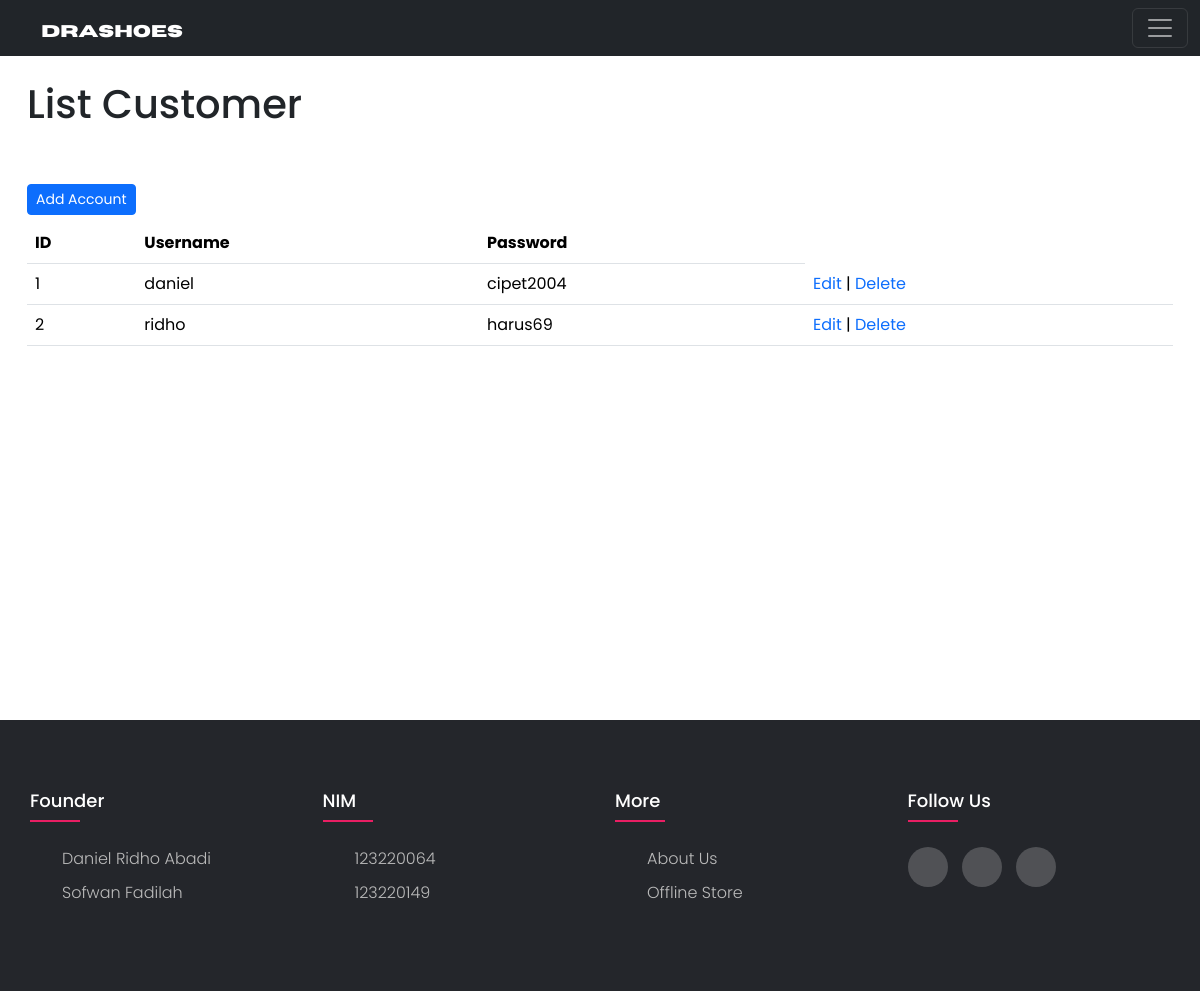
/drashoes/admin/data_customer.php (signed in), run on the app's committed database.
### tables this page shows
CREATE TABLE `customer` (
  `id_cust` int(11) NOT NULL,
  `username_cust` varchar(255) DEFAULT NULL,
  `email_cust` varchar(255) NOT NULL,
  `password_cust` varchar(255) DEFAULT NULL
);

### drashoes/admin/data_customer.php (the view, shortened to what this page needs)
<!doctype html>
<html lang="en">
  <head>
    <link href="https://cdn.jsdelivr.net/npm/bootstrap@5.3.2/dist/css/bootstrap.min.css" rel="stylesheet">
</head>
  <body>
  <?php $i=1;?>
  <?php  include 'navbar.php'?>
<div class="home">
    <div class="container mt-5">
        <div class="header">
            <h1>List Customer</h1>
        </div>
        <div class="tombol">
            <div class="btn-group mt-5 mb-2">
                <button type="button" class="btn btn-primary btn-sm"><a href="create_customer.php" style="text-decoration:none; color:white">Add Account</a></button>
            </div>
        </div>
        <div class="tabel">
            <div class="table-responsive">
                <table class="table align-middle" style="text-decoration: none;">
                    <thead>
                        <tr>
                            <th>ID </th>
                            <th>Username</th>
                            <th>Password</th>
                        </tr>
                    </thead>
                    <tbody>
                        <?php
                include '../koneksi.php';
                $query=mysqli_query($konek,"select * from customer");
                while($data=mysqli_fetch_array($query))
                { ?>
              <tr>
                  <td> <?php echo $i++ ?></td>
                  <td> <?php echo $data['username_cust']; ?></td>
                  <td> <?php echo $data['password_cust']; ?> </td>
                  <td>
                      <a href=edit_customer.php?id_cust=<?php echo $data['id_cust'];?> style="text-decoration:none;">Edit</a> |
                      <a href=hapus_customer.php?id_cust=<?php echo $data['id_cust'];?> style="text-decoration:none" onClick="return confirm('Are you sure want to delete this account?')">Delete</a></td>
                      <?php }?>
                    </tr>
                </tbody>
            </table>
        </div>
    </div>
</div>
</div>
<?php include'footer.php'?>
</body>
</html>

### drashoes/admin/footer.css (style rules this page uses)
body { line-height: 1.5; font-family: 'Poppins', sans-serif; }
* { margin:0; padding:0; box-sizing: border-box; }
.container { max-width: 1170px; margin:auto; }

### drashoes/admin/data_customer.php (style rules this page uses)
* { font-family: poppins; }
.home { margin-top: 10vh; margin-bottom: 30vh; height: 50vh; }

### data on the page
customer: username_cust "daniel", password_cust "cipet2004"
customer: username_cust "ridho", password_cust "harus69"
